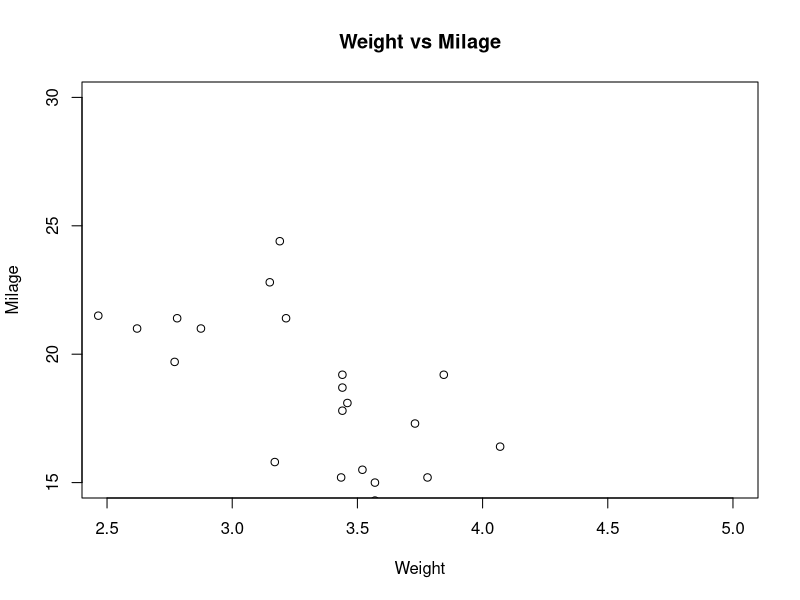

Here is the R script that generated this plot:
input<-mtcars[,c('wt','mpg')]
print(head(input))

png(file="scatterplot.png")

plot(x=input$wt,y=input$mpg,
     xlab="Weight",
     ylab="Milage",
     xlim=c(2.5,5),
     ylim=c(15,30),
     main="Weight vs Milage"
     )

dev.off()
